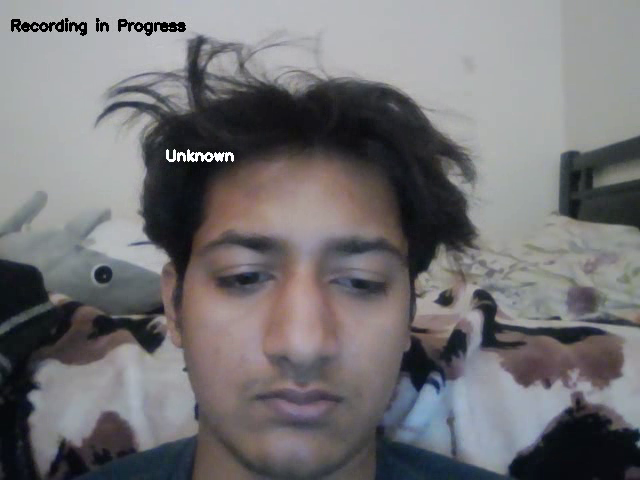
#> input picture frame 8 of backend/Face Properties/records/record_20231121055247.avi, 640 x 480 px, given in place of the camera
$ python FaceRecognition.py
#> lines starting #> are read from the running program, lines starting #| are printed output that depends on the picture; after the words box and inside, x2 and y2 are one past the last pixel; in counts of white or black regions, pixels touching at a corner belong together
import cv2
import winsound
from datetime import datetime
import os
import time
# Global variable to control the face recognition state
FACE_RECOGNITION_FLAG = True
webcam = None

def run_face_recognition():
    print("Starting face recognition.....")
    with open('log.txt', 'a') as file:
        file.write("Starting face recognition.....\n")

    # Function to create required folders
    def create_folders():
        script_directory = os.path.dirname(os.path.abspath(__file__))
        face_properties_folder = os.path.join(script_directory, 'Face_Properties')

        folders = ["faces", "unwanted_people", "recordings", "intruders", "known_faces"]
        for folder in folders:
            folder_path = os.path.join(face_properties_folder, folder)
            os.makedirs(folder_path, exist_ok=True)

    # Create required folders if they don't exist
    create_folders()


    # Load images and their corresponding names from the "known_faces" folder
    known_faces_folder = os.path.join(os.path.dirname(os.path.abspath(__file__)), 'Face_Properties', 'known_faces')
    known_face_names = []
    known_face_images = []

    for file_name in os.listdir(known_faces_folder):
        if file_name.endswith(".jpg") or file_name.endswith(".png"):
            file_path = os.path.join(known_faces_folder, file_name)
            known_image = cv2.imread(file_path)
            known_face_names.append(os.path.splitext(file_name)[0])
            known_face_images.append(known_image)

    # Load images and their corresponding names from the "unwanted_people" folder
    unwanted_folder = os.path.join(os.path.dirname(os.path.abspath(__file__)), 'Face_Properties', 'unwanted_people')
    unwanted_face_names = []
    unwanted_face_images = []

    for file_name in os.listdir(unwanted_folder):
        if file_name.endswith(".jpg") or file_name.endswith(".png"):
            file_path = os.path.join(unwanted_folder, file_name)
            unwanted_image = cv2.imread(file_path)
            unwanted_face_images.append(unwanted_image)
            unwanted_face_names.append(os.path.splitext(file_name)[0])

    # Initialize variables for motion tracking and person names
    motion_paths = {}  # Dictionary to store the motion paths of faces

    webcam = cv2.VideoCapture(0, cv2.CAP_DSHOW)


    # Set webcam resolution and desired frame rate
    webcam.set(3, 640)  # Width
    webcam.set(4, 480)  # Height
    desired_fps = 60  # Set the desired frame rate

    # Set the frame rate for the webcam
    #webcam.set(cv2.CAP_PROP_FPS, desired_fps)
    #webcam_fps = webcam.get(cv2.CAP_PROP_FPS)
    #print(f"Webcam Frame Rate: {webcam_fps}")

    # Initialize frame counter
    frame_counter = 0

    recording = False
    start_time = None
    record_duration = 3 * 60 * 60  # 3 hours in seconds

    faces_output_folder = os.path.join(os.path.dirname(os.path.abspath(__file__)), 'Face_Properties', 'faces')
    os.makedirs(faces_output_folder, exist_ok=True)

    records_output_folder = os.path.join(os.path.dirname(os.path.abspath(__file__)), 'Face_Properties', 'records')
    os.makedirs(records_output_folder, exist_ok=True)

    video_writer = None

    def save_screenshot(face_img, name, timestamp, face_index):
        filename = os.path.join(faces_output_folder, f'{name}_{timestamp}_face_{face_index}.png')
        cv2.imwrite(filename, face_img)

    # Inside the while loop
    while True:
        _, img1 = webcam.read()
#> img1 is the input picture: shape (480, 640, 3); mean B, G, R 116.8, 114.4, 115.9
        img1 = cv2.flip(img1, 1)
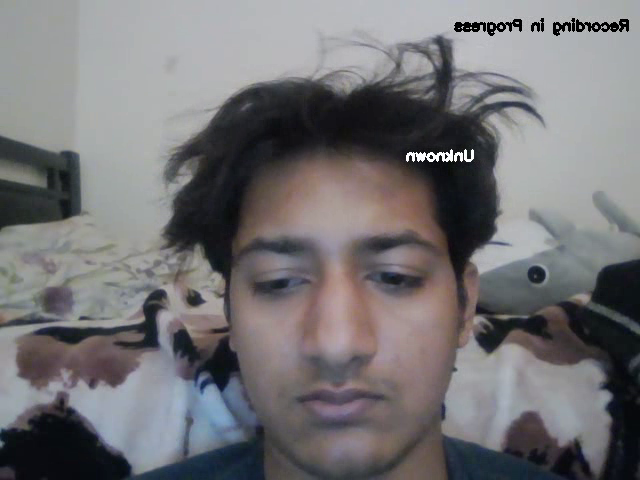
#> img1: shape (480, 640, 3); mean B, G, R 116.8, 114.4, 115.9

        # If recording is turned on, control the frame rate
        if recording:
            key = cv2.waitKey(42)  # Adjust the delay to control the frame rate (42 milliseconds for approximately 24 fps)
            if key == 27:
                recording = False
                if video_writer:
                    video_writer.release()
                break
        else:
            key = cv2.waitKey(10)
#> (key Esc is pressed here)

        if recording and time.time() - start_time >= record_duration:
            recording = False
            if video_writer:
                video_writer.release()
                video_writer = None  # Reset video_writer after releasing

        # Convert the image to grayscale for face detection
        gray = cv2.cvtColor(img1, cv2.COLOR_BGR2GRAY)
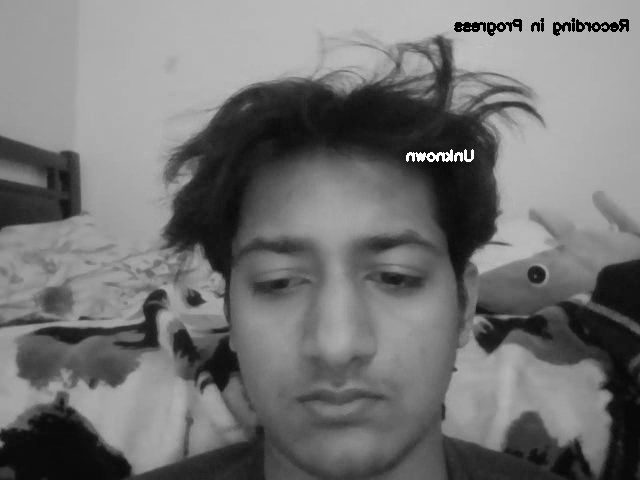
#> gray: shape (480, 640); min 0, max 255, mean 115

        # Use a face detection cascade classifier
        face_cascade = cv2.CascadeClassifier(cv2.data.haarcascades + 'haarcascade_frontalface_default.xml')
        faces = face_cascade.detectMultiScale(gray, scaleFactor=1.3, minNeighbors=5, minSize=(30, 30))
#> faces = [[195, 172, 281, 281]]

        for i, (x, y, w, h) in enumerate(faces):
            # Draw a rectangle around the detected face
            face_roi = img1[y:y+h, x:x+w]

            # Check if the current face matches any unwanted faces
            intruder_name = None
            for j, unwanted_image in enumerate(unwanted_face_images):
                # Resize unwanted image to match the detected face size
                unwanted_resized = cv2.resize(unwanted_image, (w, h))

                # Compare the faces using structural similarity index (SSI)
                result = cv2.matchTemplate(face_roi, unwanted_resized, cv2.TM_CCOEFF_NORMED)
                _, max_val, _, _ = cv2.minMaxLoc(result)

                if max_val > 0.7:  # Adjust this threshold as needed
                    intruder_name = unwanted_face_names[j]
                    break

            # Draw a rectangle around the detected face
            if intruder_name:
                print(f"INTRUDER: {intruder_name}")
                rectangle_color = (0, 0, 255)  # Red for unwanted faces
                #winsound.Beep(1000, 100)

                # Mark unwanted person as "INTRUDER"
                cv2.putText(img1, f"INTRUDER: {intruder_name}", (x, y - 30), cv2.FONT_HERSHEY_SIMPLEX, 0.5, (0, 0, 255), 2)

                # Save the screenshot of the intruder to the "intruders" folder
                intruder_filename = os.path.join(os.path.dirname(os.path.abspath(__file__)), 'Face_Properties', 'intruders', f'{intruder_name}_{datetime.now().strftime("%Y%m%d%H%M%S")}_intruder_{i + 1}.png')
                cv2.imwrite(intruder_filename, face_roi)
            else:
                rectangle_color = (0, 255, 0)  # Green for known faces

                # Initialize 'name' before using it
                name = "Unknown"

                # Use a unique identifier for each face
                face_id = hash((x, y, w, h))

                # Update or initialize the motion path for the current face
                if face_id not in motion_paths:
                    motion_paths[face_id] = []
                    motion_paths[face_id].append(((x + w) // 2, (y + h) // 2))  # Record the center of the face

                # Draw a dot to track the motion of the face
                if len(motion_paths[face_id]) > 0:
                    last_point = motion_paths[face_id][-1]
                    #cv2.circle(img1, last_point, 5, (0, 255, 0), -1)

                # Check if the current face matches any known faces
                matches = []

                for known_face_image in known_face_images:
                    # Resize known face image to match the detected face size
                    known_resized = cv2.resize(known_face_image, (w, h))

                    # Compare the faces using structural similarity index (SSI)
                    result = cv2.matchTemplate(face_roi, known_resized, cv2.TM_CCOEFF_NORMED)
                    _, max_val, _, _ = cv2.minMaxLoc(result)
                    matches.append(max_val)

                if any(match > 0.7 for match in matches):  # Adjust this threshold as needed
                    first_match_index = matches.index(max(matches))
                    name = known_face_names[first_match_index]

                    # Save the cropped face as a screenshot
                    save_screenshot(face_roi, name, datetime.now().strftime("%Y%m%d%H%M%S"), i + 1)

                # Display the person's name on the image
                cv2.putText(img1, name, (x, y - 10), cv2.FONT_HERSHEY_SIMPLEX, 0.5, (255, 255, 255), 2)

                # Generate a unique filename with person's name, date, and time
                timestamp = datetime.now().strftime("%Y%m%d%H%M%S")
                filename = os.path.join(faces_output_folder, f'{name}_{timestamp}_face_{i + 1}.png')

                # Save the cropped face as a screenshot
                cv2.imwrite(filename, face_roi)
#> this loop made 1 pass
#> (x, y, w, h, rectangle_color, name, face_id, last_point) on pass 1: (195, 172, 281, 281, (0, 255, 0), 'Unknown', -7229484059597261533, (238, 226))
#> pass 1, in run_face_recognition, `face_roi = img1[y:y+h, x:x+w]`:
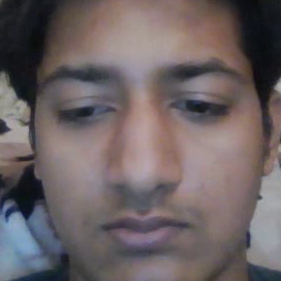
#> face_roi: shape (281, 281, 3); mean B, G, R 100.3, 98.6, 108.9
#> after the loop:
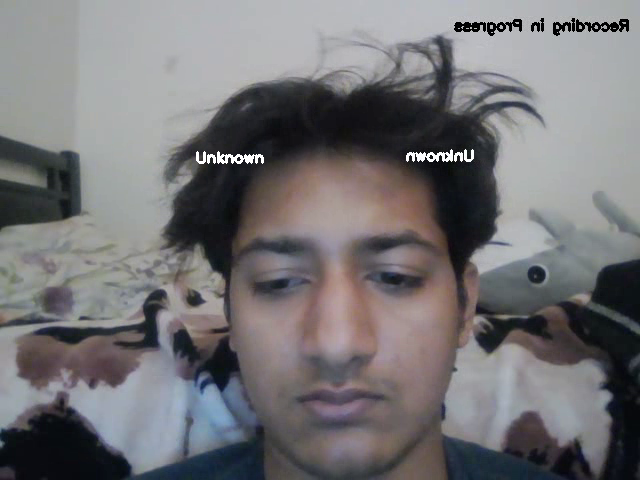
#> img1: shape (480, 640, 3); 0.15% of pixels changed, all inside (x1, y1, x2, y2) = (196, 151, 264, 164)
#> after the loop, motion_paths = {-7229484059597261533: [(238, 226)]}

                #winsound.Beep(500, 100)

        # Display the "Recording in Progress" message
        if recording:
            print("Recording in Progress...")

            cv2.putText(img1, "Recording in Progress...", (10, 30), cv2.FONT_HERSHEY_SIMPLEX, 0.5, (0, 0, 0), 2)

            # Write the frame to the video file
            if video_writer:
                video_writer.write(img1)

        # Display the original color image with rectangles and motion paths
        cv2.imshow("Security Camera", img1)

        frame_counter += 1

        key = cv2.waitKey(10)
#> (key Esc is pressed here)
        if key == 27:
            if recording:
                recording = False
                if video_writer:
                    video_writer.release()
            break
        elif key == ord('r'):  # Press 'r' to start recording
            recording = True
            with open('log.txt', 'a') as file:
                file.write("Recording in Progress...\n")
            start_time = time.time()
            if key == ord('s'):
                recording = False
                if video_writer:
                    video_writer.release()

            # Define the codec and create a VideoWriter object
            timestamp = datetime.now().strftime("%Y%m%d%H%M%S")
            video_filename = os.path.join(records_output_folder, f'record_{timestamp}.avi')
            fourcc = cv2.VideoWriter_fourcc(*'XVID')
            video_writer = cv2.VideoWriter(video_filename, fourcc, desired_fps, (640, 480))

    webcam.release()
    cv2.destroyAllWindows()


def stop_face_recognition():
    global FACE_RECOGNITION_FLAG, webcam
    print("Stopping face recognition...")
    with open('log.txt', 'a') as file:
        file.write("Stopping face recognition...\n")
    FACE_RECOGNITION_FLAG = False

    # Release the video capture object
    if webcam:
        webcam.release()

if __name__ == "__main__":
    run_face_recognition()

$ run again, starting later in the video
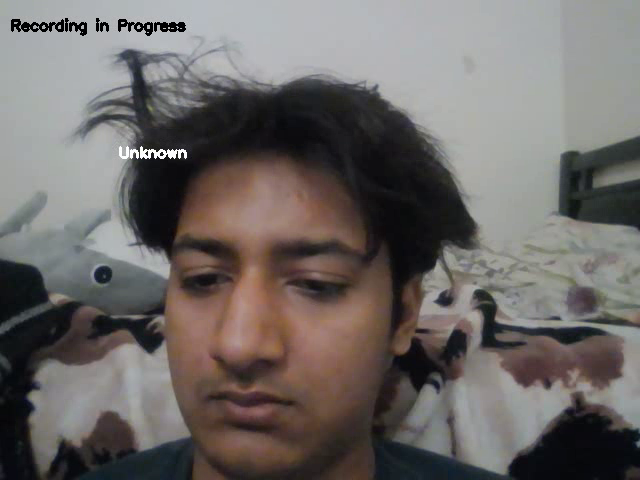
#> input picture frame 37 of backend/Face Properties/records/record_20231121055247.avi, 640 x 480 px, given in place of the camera
#> in run_face_recognition, img1 is the input picture: shape (480, 640, 3); mean B, G, R 102.7, 104.8, 109.6
#> faces = [[234, 166, 288, 288]]
#> the loop in run_face_recognition, `for i, (x, y, w, h) in enumerate(faces):` made 1 pass
#> (x, y, w, h, rectangle_color, name, face_id, last_point) on pass 1: (234, 166, 288, 288, (0, 255, 0), 'Unknown', 2544463025054212402, (261, 227))
#> pass 1, in run_face_recognition, `face_roi = img1[y:y+h, x:x+w]`:
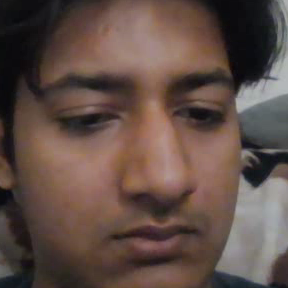
#> face_roi: shape (288, 288, 3); mean B, G, R 70.8, 78, 97
#> after the loop in run_face_recognition, `for i, (x, y, w, h) in enumerate(faces):`:
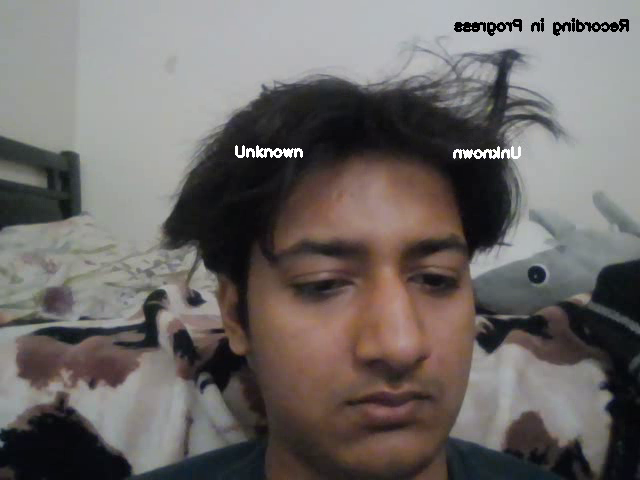
#> img1: shape (480, 640, 3); mean B, G, R 103, 105.1, 109.9
#> after the loop in run_face_recognition, `for i, (x, y, w, h) in enumerate(faces):`: motion_paths = {2544463025054212402: [(261, 227)]}

$ run again, starting later in the video
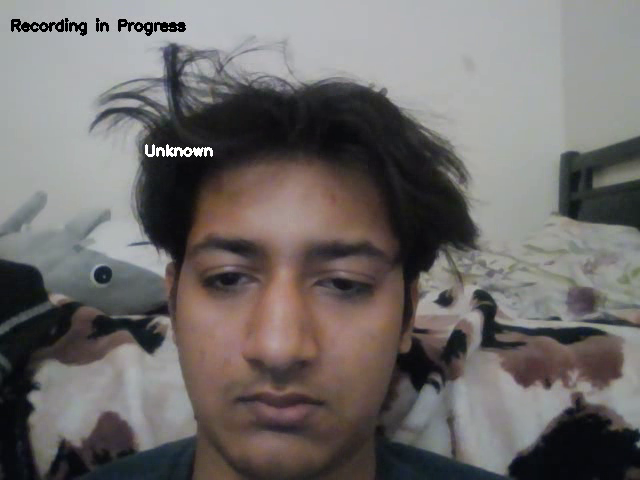
#> input picture frame 67 of backend/Face Properties/records/record_20231121055247.avi, 640 x 480 px, given in place of the camera
#> in run_face_recognition, img1 is the input picture: shape (480, 640, 3); mean B, G, R 106.6, 107.9, 111.8
#> faces = [[216, 172, 276, 276]]
#> the loop in run_face_recognition, `for i, (x, y, w, h) in enumerate(faces):` made 1 pass
#> (x, y, w, h, rectangle_color, name, face_id, last_point) on pass 1: (216, 172, 276, 276, (0, 255, 0), 'Unknown', 4981423329387013773, (246, 224))
#> pass 1, in run_face_recognition, `face_roi = img1[y:y+h, x:x+w]`:
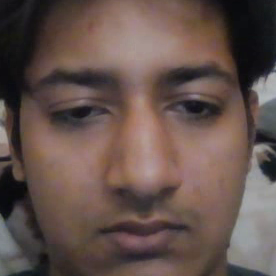
#> face_roi: shape (276, 276, 3); mean B, G, R 76.9, 82.6, 100.6
#> after the loop in run_face_recognition, `for i, (x, y, w, h) in enumerate(faces):`:
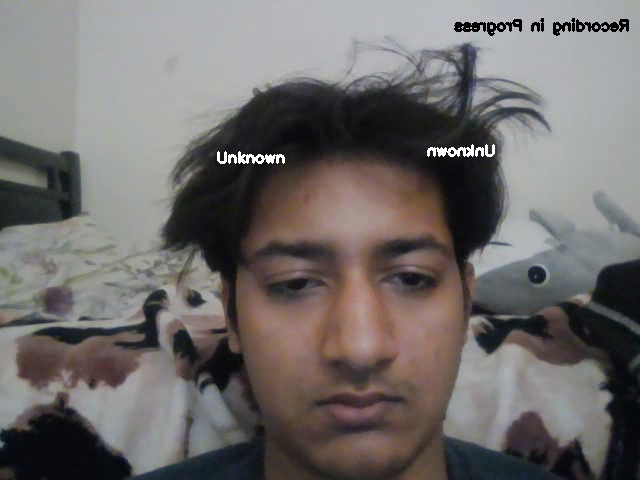
#> img1: shape (480, 640, 3); mean B, G, R 106.9, 108.2, 112.1
#> after the loop in run_face_recognition, `for i, (x, y, w, h) in enumerate(faces):`: motion_paths = {4981423329387013773: [(246, 224)]}
